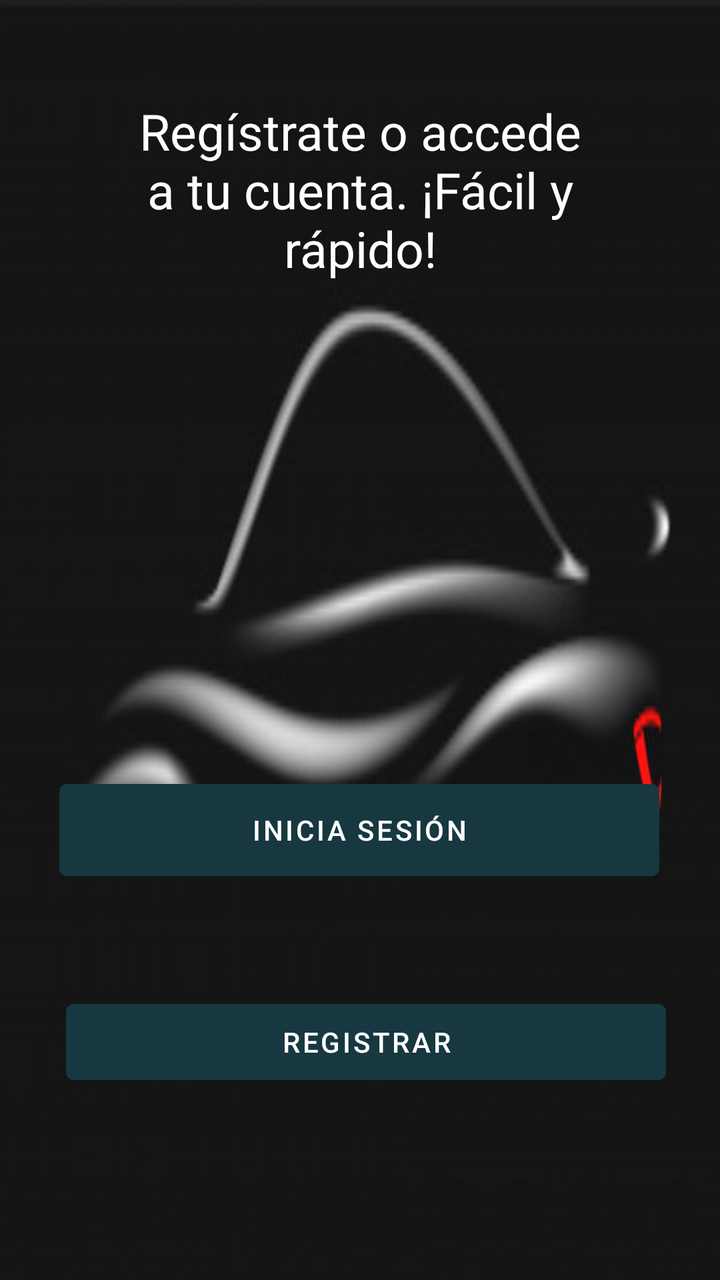
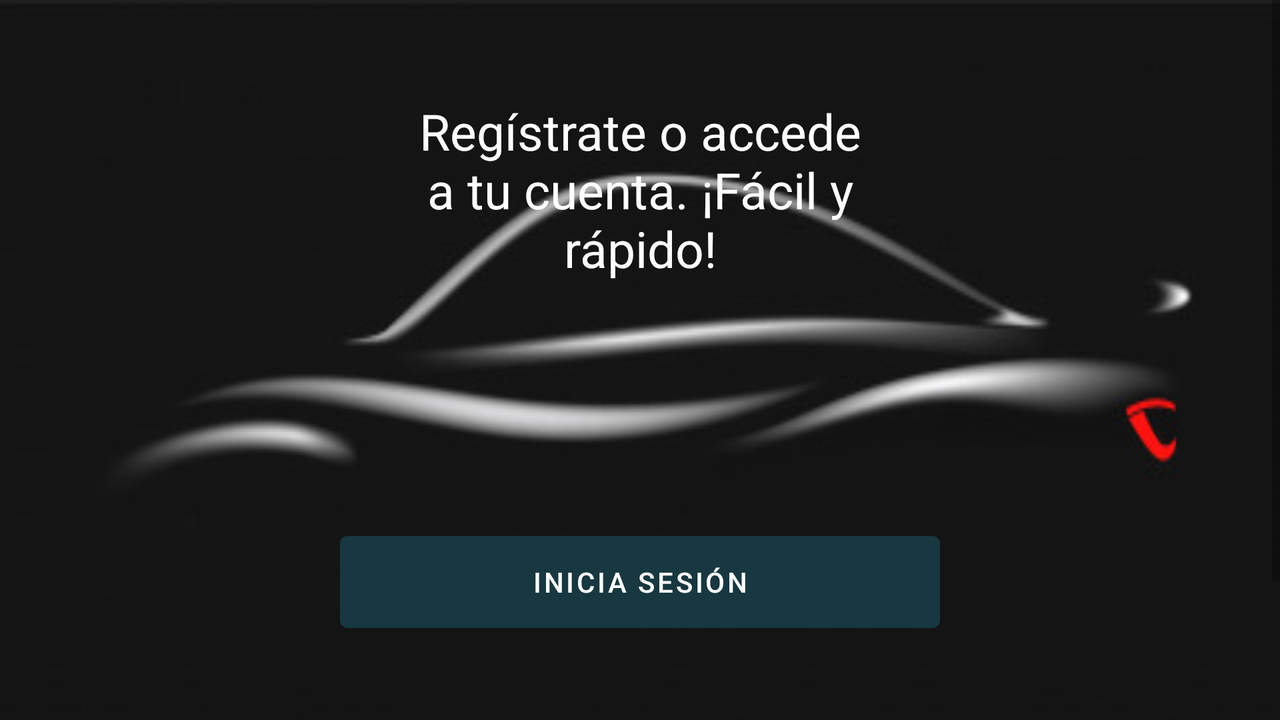

An Android layout and its configuration variant, each rendered on a device that would load it. The default file and the variant file are quoted in full after the pictures.
<!-- AndroidManifest.xml: application theme Theme.ConcesionarioCoches -->
<!-- res/layout/activity_main.xml -->
<?xml version="1.0" encoding="utf-8"?>
<androidx.constraintlayout.widget.ConstraintLayout xmlns:android="http://schemas.android.com/apk/res/android"
    xmlns:app="http://schemas.android.com/apk/res-auto"
    xmlns:tools="http://schemas.android.com/tools"
    android:layout_width="match_parent"
    android:layout_height="match_parent"
    android:background="@drawable/fondopri">


    <TextView
        android:id="@+id/txtTitle"
        android:layout_width="222dp"
        android:layout_height="94dp"
        android:layout_marginTop="48dp"
        android:gravity="center"
        android:text="@string/welcomeMain"
        android:textColor="@color/white"
        android:textSize="@dimen/titulosPrincipales"
        app:layout_constraintEnd_toEndOf="parent"
        app:layout_constraintStart_toStartOf="parent"
        app:layout_constraintTop_toTopOf="parent" />


    <Button
        android:id="@+id/btnLogin"
        android:layout_width="@dimen/anchuraBotones"
        android:layout_height="58dp"
        android:layout_marginTop="244dp"
        android:layout_x="234dp"
        android:layout_y="0dp"
        android:backgroundTint="@color/ColorPrincipal"
        android:text="@string/login"
        app:layout_constraintEnd_toEndOf="parent"
        app:layout_constraintHorizontal_bias="0.495"
        app:layout_constraintStart_toStartOf="parent"
        app:layout_constraintTop_toBottomOf="@+id/txtTitle" />

    <Button
        android:id="@+id/btnRegistrar"
        android:layout_width="@dimen/anchuraBotones"
        android:layout_height="@dimen/alturaBotones"
        android:layout_marginTop="52dp"
        android:backgroundTint="@color/ColorPrincipal"
        android:text="@string/Registrar"
        app:layout_constraintEnd_toEndOf="parent"
        app:layout_constraintHorizontal_bias="0.549"
        app:layout_constraintStart_toStartOf="parent"
        app:layout_constraintTop_toBottomOf="@+id/btnLogin" />


</androidx.constraintlayout.widget.ConstraintLayout>
<!-- resources referenced by this layout -->
<resources>
  <color name="ColorPrincipal">#173840</color>
  <color name="white">#FFFFFFFF</color>
  <dimen name="alturaBotones">50dp</dimen>
  <dimen name="anchuraBotones">300dp</dimen>
  <dimen name="titulosPrincipales">25sp</dimen>
  <!-- drawable fondopri: jpg bitmap (drawable, 11851 bytes) -->
  <string name="Registrar">Registrar</string>
  <string name="login">Inicia Sesión</string>
  <string name="welcomeMain">Regístrate o accede a tu cuenta. ¡Fácil y rápido!</string>
  <style name="Theme.ConcesionarioCoches" parent="Theme.MaterialComponents.DayNight.DarkActionBar">
          
          <item name="colorPrimary">@color/purple_500</item>
          <item name="colorPrimaryVariant">@color/purple_700</item>
          <item name="colorOnPrimary">@color/white</item>
          
          <item name="colorSecondary">@color/teal_200</item>
          <item name="colorSecondaryVariant">@color/teal_700</item>
          <item name="colorOnSecondary">@color/black</item>
          
          <item name="android:statusBarColor" tools:targetApi="l">@color/ColorPrincipal</item>
          
      </style>
  <color name="purple_500">#FF6200EE</color>
  <color name="purple_700">#FF3700B3</color>
  <color name="teal_200">#FF03DAC5</color>
  <color name="teal_700">#FF018786</color>
  <color name="black">#FF000000</color>
</resources>
<!-- res/layout-land/activity_main.xml (the repository's variant of the layout above) -->
<!-- drawn on the phone turned sideways -->
<?xml version="1.0" encoding="utf-8"?>
<androidx.constraintlayout.widget.ConstraintLayout xmlns:android="http://schemas.android.com/apk/res/android"
    xmlns:app="http://schemas.android.com/apk/res-auto"
    xmlns:tools="http://schemas.android.com/tools"
    android:layout_width="match_parent"
    android:layout_height="match_parent"
    android:background="@drawable/fondopri">


    <ScrollView
        android:layout_width="match_parent"
        android:layout_height="match_parent">

        <LinearLayout
            android:layout_width="match_parent"
            android:layout_height="wrap_content"
            android:gravity="center|center_horizontal|center_vertical"
            android:orientation="vertical">

            <TextView
                android:id="@+id/txtTitle"
                android:layout_width="222dp"
                android:layout_height="94dp"
                android:layout_marginTop="48dp"
                android:gravity="center"
                android:text="@string/welcomeMain"
                android:textColor="@color/white"
                android:textSize="@dimen/titulosPrincipales" />

            <Button
                android:id="@+id/btnLogin"
                android:layout_width="@dimen/anchuraBotones"
                android:layout_height="58dp"
                android:layout_marginTop="120dp"
                android:layout_x="234dp"
                android:layout_y="0dp"
                android:backgroundTint="@color/ColorPrincipal"
                android:text="@string/login" />

            <Button
                android:id="@+id/btnRegistrar"
                android:layout_width="@dimen/anchuraBotones"
                android:layout_height="@dimen/alturaBotones"
                android:layout_marginTop="76dp"
                android:backgroundTint="@color/ColorPrincipal"
                android:text="@string/Registrar" />
        </LinearLayout>
    </ScrollView>


</androidx.constraintlayout.widget.ConstraintLayout>
